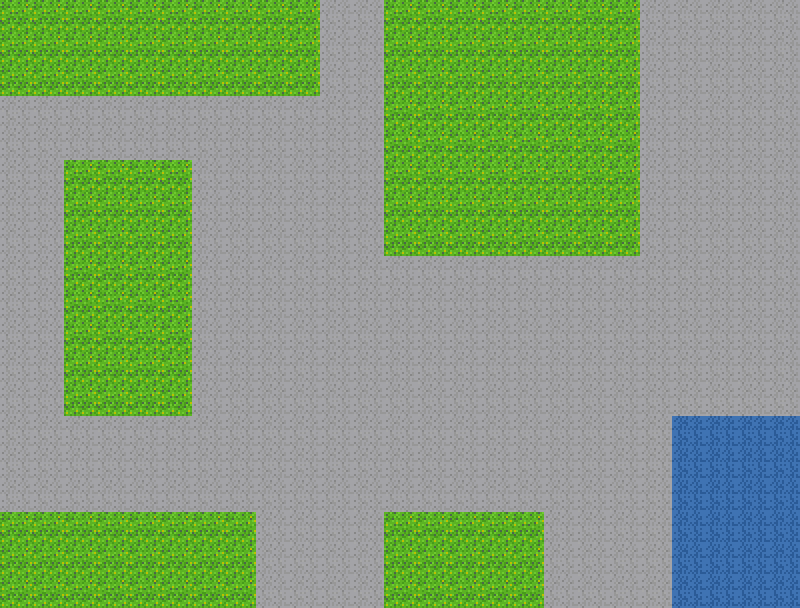

Rendered tile map (Tiled .tmx) drawn with the repository's tilesets; below, a short description and the map source with its tile grids summarised:
An orthogonal 25x19 tile map with 32x32 px tiles, 1 tile layer (Tile Layer 1).

<map version="1.0" orientation="orthogonal" width="25" height="19" tilewidth="32" tileheight="32">
 <tileset firstgid="1" name="tiles" tilewidth="32" tileheight="32">
  <image source="tiles.png" width="704" height="384" />
 </tileset>
 <layer name="Tile Layer 1" width="25" height="19">
  <data>[475 cells, 475 non-empty, 3 distinct tile ids]</data>
 </layer>
</map>
